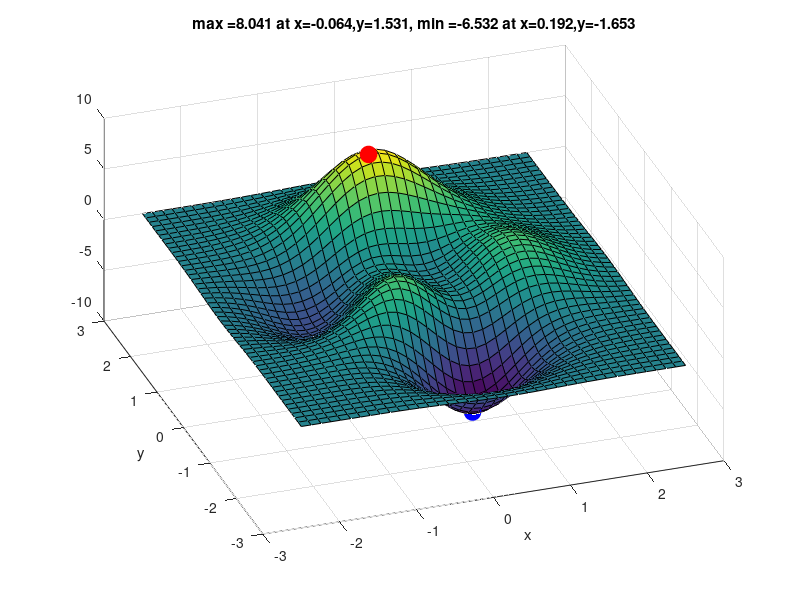

This figure's MATLAB source: (Note: this script raises an error after producing the figure.)


%[X,Y,Z] = peaks; % 49x49 surface surface
[X,Y] = meshgrid(linspace(-2.5,2.5,40),linspace(-3,3,50));
Z = peaks(X,Y);

doSave = 0;

% find optimum by exhaustive search
Zmax = max(Z(:)); % 8.0752
[rowMax,colMax] = find(Zmax==Z); % max  row 38, col 25 
Zmin = min(Z(:)); % -6.54566
[rowMin,colMin] = find(Zmin==Z); % min  row 12, col 27
Xmax = X(rowMax,colMax); Ymax = Y(rowMax,colMax);
Xmin = X(rowMin,colMin); Ymin = Y(rowMin,colMin);
str = sprintf('max =%5.3f at x=%5.3f,y=%5.3f, min =%5.3f at x=%5.3f,y=%5.3f', ...
  Zmax, Xmax, Ymax, Zmin, Xmin, Ymin)

figure(1);clf; surf(X,Y,Z);
xlabel('x'); ylabel('y');
view(-19,48)
hold on; h=plot3(Xmax,Ymax,Zmax,'ro');
set(h,'markerfacecolor','r','markersize',12);
hold on; h=plot3(Xmin,Ymin,Zmin,'bo');
set(h,'markerfacecolor','b','markersize',12);
title(str)
if doSave, pdfcrop; print(gcf, '-dpdf', 'C:\kmurphy\PML\pdfFigures\peaksSurf.pdf'); end
if doPrintPmtk, doPrintPmtkFigures('peaksSurf'); end;
  
figure(2);clf; contour(X,Y,Z);
xlabel('x'); ylabel('y'); colorbar;
if doSave, pdfcrop; print(gcf, '-dpdf', 'C:\kmurphy\PML\pdfFigures\peaksContour.pdf'); end
if doPrintPmtk, doPrintPmtkFigures('peaksContour'); end;


figure(3);clf; imagesc(flipud(Z)); colorbar; 
xlabel('x'); ylabel('y');
if doSave, pdfcrop; print(gcf, '-dpdf', 'C:\kmurphy\PML\pdfFigures\peaksImagesc.pdf'); end
